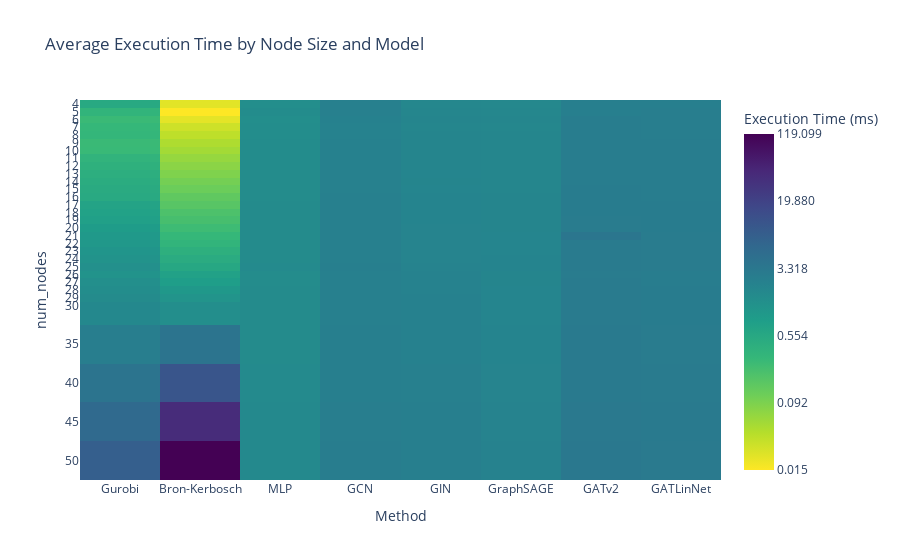
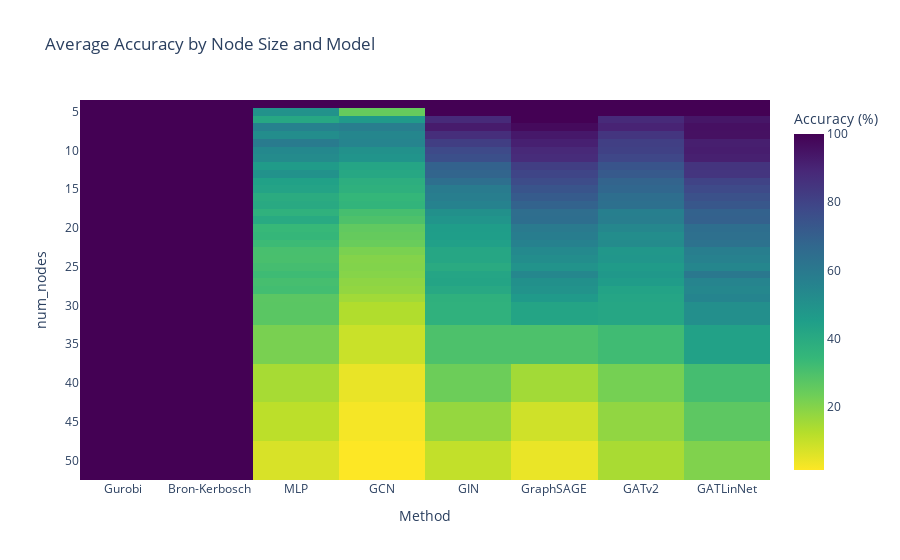
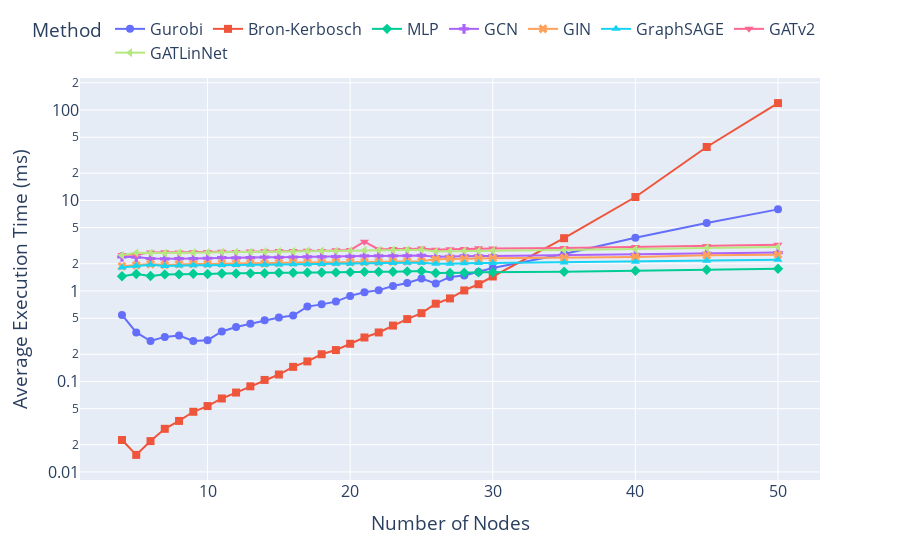

The notebook cell saved with these charts, in order:
### Markdown cell above
### Analyze results

### Code cell
# Analyze the results
overall_concat, by_nodesize_concat = final_analysis(overall_results, by_nodesize_results, datapath=root / "Results")

# Make a latex table
latex_tables = make_latex_tables(overall_concat, by_nodesize_concat)
for table in latex_tables:
    print(table)
    print()

# Save the results
overall_concat.to_csv(root / "Results" / "overall_execution_time.csv")
by_nodesize_concat.to_csv(root / "Results" / "by_nodesize_execution_time.csv")

### Figure 1 — Plotly figure (JSON) as saved in the notebook; plotly's stock layout.template omitted (floating-point values rounded to 4 significant figures; data arrays with more than 128 entries replaced by an {"elided": "..."} marker saying what was removed)
{"data": [{"coloraxis": "coloraxis", "hovertemplate": "%{text}", "name": "0", "text": {"elided": "31x8 str values"}, "type": "heatmap", "x": ["Gurobi", "Bron-Kerbosch", "MLP", "GCN", "GIN", "GraphSAGE", "GATv2", "GATLinNet"], "xaxis": "x", "y": [4, 5, 6, 7, 8, 9, 10, 11, 12, 13, 14, 15, 16, 17, 18, 19, 20, 21, 22, 23, 24, 25, 26, 27, 28, 29, 30, 35, 40, 45, 50], "yaxis": "y", "z": {"elided": "31x8 float values"}}], "layout": {"coloraxis": {"colorbar": {"ticktext": ["0.015", "0.092", "0.554", "3.318", "19.880", "119.099"], "tickvals": [-1.812, -1.034, -0.2565, 0.5209, 1.298, 2.076], "title": {"text": "Execution Time (ms)"}}, "colorscale": [[0, "#fde725"], [0.1111, "#b5de2b"], [0.2222, "#6ece58"], [0.3333, "#35b779"], [0.4444, "#1f9e89"], [0.5556, "#26828e"], [0.6667, "#31688e"], [0.7778, "#3e4989"], [0.8889, "#482878"], [1, "#440154"]]}, "title": {"text": "Average Execution Time by Node Size and Model"}, "xaxis": {"anchor": "y", "constrain": "domain", "domain": [0, 1], "scaleanchor": "y", "tickmode": "array", "ticktext": ["Gurobi", "Bron-Kerbosch", "MLP", "GCN", "GIN", "GraphSAGE", "GATv2", "GATLinNet"], "tickvals": ["Gurobi", "Bron-Kerbosch", "MLP", "GCN", "GIN", "GraphSAGE", "GATv2", "GATLinNet"], "title": {"text": "Method"}}, "yaxis": {"anchor": "x", "autorange": "reversed", "constrain": "domain", "domain": [0, 1], "tickmode": "array", "ticktext": [4, 5, 6, 7, 8, 9, 10, 11, 12, 13, 14, 15, 16, 17, 18, 19, 20, 21, 22, 23, 24, 25, 26, 27, 28, 29, 30, 35, 40, 45, 50], "tickvals": [4, 5, 6, 7, 8, 9, 10, 11, 12, 13, 14, 15, 16, 17, 18, 19, 20, 21, 22, 23, 24, 25, 26, 27, 28, 29, 30, 35, 40, 45, 50], "title": {"text": "num_nodes"}}}}

### Figure 2 — Plotly figure (JSON) as saved in the notebook; plotly's stock layout.template omitted (floating-point values rounded to 4 significant figures; data arrays with more than 128 entries replaced by an {"elided": "..."} marker saying what was removed)
{"data": [{"coloraxis": "coloraxis", "hovertemplate": "Method: %{x}<br>num_nodes: %{y}<br>Accuracy (%): %{z}<extra></extra>", "name": "0", "type": "heatmap", "x": ["Gurobi", "Bron-Kerbosch", "MLP", "GCN", "GIN", "GraphSAGE", "GATv2", "GATLinNet"], "xaxis": "x", "y": [4, 5, 6, 7, 8, 9, 10, 11, 12, 13, 14, 15, 16, 17, 18, 19, 20, 21, 22, 23, 24, 25, 26, 27, 28, 29, 30, 35, 40, 45, 50], "yaxis": "y", "z": {"elided": "31x8 float values"}}], "layout": {"coloraxis": {"colorbar": {"title": {"text": "Accuracy (%)"}}, "colorscale": [[0, "#fde725"], [0.1111, "#b5de2b"], [0.2222, "#6ece58"], [0.3333, "#35b779"], [0.4444, "#1f9e89"], [0.5556, "#26828e"], [0.6667, "#31688e"], [0.7778, "#3e4989"], [0.8889, "#482878"], [1, "#440154"]]}, "title": {"text": "Average Accuracy by Node Size and Model"}, "xaxis": {"anchor": "y", "constrain": "domain", "domain": [0, 1], "scaleanchor": "y", "title": {"text": "Method"}}, "yaxis": {"anchor": "x", "autorange": "reversed", "constrain": "domain", "domain": [0, 1], "title": {"text": "num_nodes"}}}}

### Figure 3 — Plotly figure (JSON) as saved in the notebook; plotly's stock layout.template omitted (floating-point values rounded to 4 significant figures)
{"data": [{"hovertemplate": "Method=Gurobi<br>Number of Nodes=%{x}<br>Average Execution Time (ms)=%{y}<extra></extra>", "legendgroup": "Gurobi", "line": {"color": "#636efa", "dash": "solid"}, "marker": {"size": 8, "symbol": "circle"}, "mode": "lines+markers", "name": "Gurobi", "orientation": "v", "showlegend": true, "type": "scatter", "x": [4, 5, 6, 7, 8, 9, 10, 11, 12, 13, 14, 15, 16, 17, 18, 19, 20, 21, 22, 23, 24, 25, 26, 27, 28, 29, 30, 35, 40, 45, 50], "xaxis": "x", "y": [0.5426, 0.3485, 0.2801, 0.3108, 0.3219, 0.2803, 0.2857, 0.3571, 0.4004, 0.4352, 0.4757, 0.5086, 0.5349, 0.6718, 0.711, 0.7626, 0.8821, 0.9677, 1.021, 1.136, 1.224, 1.372, 1.21, 1.429, 1.483, 1.621, 1.791, 2.562, 3.881, 5.645, 7.975], "yaxis": "y"}, {"hovertemplate": "Method=Bron-Kerbosch<br>Number of Nodes=%{x}<br>Average Execution Time (ms)=%{y}<extra></extra>", "legendgroup": "Bron-Kerbosch", "line": {"color": "#EF553B", "dash": "solid"}, "marker": {"size": 8, "symbol": "square"}, "mode": "lines+markers", "name": "Bron-Kerbosch", "orientation": "v", "showlegend": true, "type": "scatter", "x": [4, 5, 6, 7, 8, 9, 10, 11, 12, 13, 14, 15, 16, 17, 18, 19, 20, 21, 22, 23, 24, 25, 26, 27, 28, 29, 30, 35, 40, 45, 50], "xaxis": "x", "y": [0.02256, 0.01543, 0.02193, 0.02998, 0.03663, 0.04623, 0.05348, 0.06485, 0.07542, 0.08837, 0.1039, 0.1194, 0.145, 0.1665, 0.1998, 0.2222, 0.2609, 0.3061, 0.3479, 0.4144, 0.4889, 0.5686, 0.7233, 0.8274, 1.013, 1.187, 1.446, 3.828, 10.92, 38.99, 119.1], "yaxis": "y"}, {"hovertemplate": "Method=MLP<br>Number of Nodes=%{x}<br>Average Execution Time (ms)=%{y}<extra></extra>", "legendgroup": "MLP", "line": {"color": "#00cc96", "dash": "solid"}, "marker": {"size": 8, "symbol": "diamond"}, "mode": "lines+markers", "name": "MLP", "orientation": "v", "showlegend": true, "type": "scatter", "x": [4, 5, 6, 7, 8, 9, 10, 11, 12, 13, 14, 15, 16, 17, 18, 19, 20, 21, 22, 23, 24, 25, 26, 27, 28, 29, 30, 35, 40, 45, 50], "xaxis": "x", "y": [1.452, 1.541, 1.464, 1.523, 1.526, 1.547, 1.542, 1.557, 1.558, 1.565, 1.572, 1.587, 1.59, 1.601, 1.603, 1.604, 1.613, 1.627, 1.632, 1.633, 1.646, 1.659, 1.58, 1.577, 1.594, 1.607, 1.606, 1.629, 1.674, 1.717, 1.761], "yaxis": "y"}, {"hovertemplate": "Method=GCN<br>Number of Nodes=%{x}<br>Average Execution Time (ms)=%{y}<extra></extra>", "legendgroup": "GCN", "line": {"color": "#ab63fa", "dash": "solid"}, "marker": {"size": 8, "symbol": "cross"}, "mode": "lines+markers", "name": "GCN", "orientation": "v", "showlegend": true, "type": "scatter", "x": [4, 5, 6, 7, 8, 9, 10, 11, 12, 13, 14, 15, 16, 17, 18, 19, 20, 21, 22, 23, 24, 25, 26, 27, 28, 29, 30, 35, 40, 45, 50], "xaxis": "x", "y": [2.379, 2.368, 2.285, 2.267, 2.272, 2.282, 2.3, 2.331, 2.323, 2.336, 2.36, 2.351, 2.371, 2.383, 2.38, 2.399, 2.411, 2.437, 2.441, 2.445, 2.448, 2.471, 2.394, 2.417, 2.444, 2.436, 2.441, 2.488, 2.534, 2.606, 2.656], "yaxis": "y"}, {"hovertemplate": "Method=GIN<br>Number of Nodes=%{x}<br>Average Execution Time (ms)=%{y}<extra></extra>", "legendgroup": "GIN", "line": {"color": "#FFA15A", "dash": "solid"}, "marker": {"size": 8, "symbol": "x"}, "mode": "lines+markers", "name": "GIN", "orientation": "v", "showlegend": true, "type": "scatter", "x": [4, 5, 6, 7, 8, 9, 10, 11, 12, 13, 14, 15, 16, 17, 18, 19, 20, 21, 22, 23, 24, 25, 26, 27, 28, 29, 30, 35, 40, 45, 50], "xaxis": "x", "y": [1.879, 1.927, 1.98, 1.941, 1.977, 1.982, 1.986, 2.015, 2.009, 2.019, 2.016, 2.04, 2.058, 2.055, 2.05, 2.071, 2.083, 2.084, 2.091, 2.107, 2.111, 2.127, 2.241, 2.267, 2.255, 2.284, 2.296, 2.331, 2.369, 2.485, 2.508], "yaxis": "y"}, {"hovertemplate": "Method=GraphSAGE<br>Number of Nodes=%{x}<br>Average Execution Time (ms)=%{y}<extra></extra>", "legendgroup": "GraphSAGE", "line": {"color": "#19d3f3", "dash": "solid"}, "marker": {"size": 8, "symbol": "triangle-up"}, "mode": "lines+markers", "name": "GraphSAGE", "orientation": "v", "showlegend": true, "type": "scatter", "x": [4, 5, 6, 7, 8, 9, 10, 11, 12, 13, 14, 15, 16, 17, 18, 19, 20, 21, 22, 23, 24, 25, 26, 27, 28, 29, 30, 35, 40, 45, 50], "xaxis": "x", "y": [1.815, 1.894, 1.948, 1.887, 1.916, 1.923, 1.918, 1.935, 1.941, 1.95, 1.953, 1.959, 1.973, 1.979, 1.983, 1.999, 2.0, 2.024, 2.022, 2.036, 2.053, 2.05, 2.0, 1.999, 2.022, 2.033, 2.031, 2.068, 2.102, 2.154, 2.215], "yaxis": "y"}, {"hovertemplate": "Method=GATv2<br>Number of Nodes=%{x}<br>Average Execution Time (ms)=%{y}<extra></extra>", "legendgroup": "GATv2", "line": {"color": "#FF6692", "dash": "solid"}, "marker": {"size": 8, "symbol": "triangle-down"}, "mode": "lines+markers", "name": "GATv2", "orientation": "v", "showlegend": true, "type": "scatter", "x": [4, 5, 6, 7, 8, 9, 10, 11, 12, 13, 14, 15, 16, 17, 18, 19, 20, 21, 22, 23, 24, 25, 26, 27, 28, 29, 30, 35, 40, 45, 50], "xaxis": "x", "y": [2.504, 2.535, 2.667, 2.684, 2.664, 2.671, 2.694, 2.719, 2.701, 2.721, 2.751, 2.758, 2.771, 2.787, 2.764, 2.814, 2.827, 3.508, 2.876, 2.914, 2.896, 2.939, 2.847, 2.896, 2.915, 2.958, 2.942, 2.986, 3.059, 3.142, 3.243], "yaxis": "y"}, {"hovertemplate": "Method=GATLinNet<br>Number of Nodes=%{x}<br>Average Execution Time (ms)=%{y}<extra></extra>", "legendgroup": "GATLinNet", "line": {"color": "#B6E880", "dash": "solid"}, "marker": {"size": 8, "symbol": "triangle-left"}, "mode": "lines+markers", "name": "GATLinNet", "orientation": "v", "showlegend": true, "type": "scatter", "x": [4, 5, 6, 7, 8, 9, 10, 11, 12, 13, 14, 15, 16, 17, 18, 19, 20, 21, 22, 23, 24, 25, 26, 27, 28, 29, 30, 35, 40, 45, 50], "xaxis": "x", "y": [2.476, 2.637, 2.627, 2.614, 2.644, 2.65, 2.675, 2.684, 2.699, 2.698, 2.713, 2.736, 2.737, 2.765, 2.766, 2.764, 2.786, 2.817, 2.824, 2.827, 2.845, 2.849, 2.73, 2.749, 2.78, 2.767, 2.775, 2.836, 2.892, 2.988, 3.062], "yaxis": "y"}], "layout": {"font": {"size": 16}, "legend": {"orientation": "h", "title": {"text": "Method"}, "tracegroupgap": 0, "x": 1, "xanchor": "right", "y": 1.02, "yanchor": "bottom"}, "margin": {"t": 60}, "xaxis": {"anchor": "y", "domain": [0, 1], "title": {"text": "Number of Nodes"}}, "yaxis": {"anchor": "x", "domain": [0, 1], "title": {"text": "Average Execution Time (ms)"}, "type": "log"}}}
